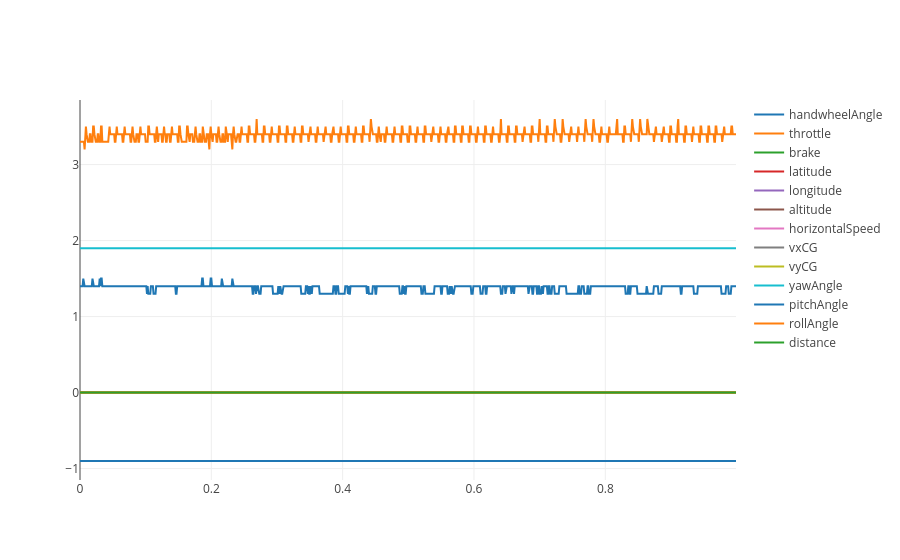

This figure's notebook cell:
### Code cell
data = []

time = df['time'].values

length = 1000

for sig_name in sig_names[1:]:
    trace = plotly.graph_objs.Scatter(
        x = time[:length],
        y = df[sig_name].values[:length],
        name = sig_name
    )
    data.append(trace)

plotly.offline.iplot(data)

### Figure 1 — Plotly figure (JSON) as saved in the notebook; plotly's stock layout.template omitted (floating-point values rounded to 4 significant figures; data arrays with more than 128 entries replaced by an {"elided": "..."} marker saying what was removed)
{"data": [{"name": "handwheelAngle", "type": "scatter", "uid": "eb0c1a99-2f52-4b11-9759-e8e68af0761b", "x": {"elided": "1000 float values"}, "y": {"elided": "1000 float values"}}, {"name": "throttle", "type": "scatter", "uid": "8a4cb5af-b110-412e-aa35-d99f3ea435c7", "x": {"elided": "1000 float values"}, "y": {"elided": "1000 float values"}}, {"name": "brake", "type": "scatter", "uid": "25914e1a-0709-454d-89ca-4fecdd2bf4e0", "x": {"elided": "1000 float values"}, "y": {"elided": "1000 int values"}}, {"name": "latitude", "type": "scatter", "uid": "90489da6-7894-499c-b210-bdf37eb59da7", "x": {"elided": "1000 float values"}, "y": {"elided": "1000 null values"}}, {"name": "longitude", "type": "scatter", "uid": "d12af4bf-489c-4fcc-9ee7-ad80a7e1ca6c", "x": {"elided": "1000 float values"}, "y": {"elided": "1000 null values"}}, {"name": "altitude", "type": "scatter", "uid": "7ac0c919-0aad-4f18-bf5c-0223164da020", "x": {"elided": "1000 float values"}, "y": {"elided": "1000 null values"}}, {"name": "horizontalSpeed", "type": "scatter", "uid": "ef46f868-d5b5-4a5a-818d-f6cdb56a6961", "x": {"elided": "1000 float values"}, "y": {"elided": "1000 int values"}}, {"name": "vxCG", "type": "scatter", "uid": "111392e1-4936-476f-bf2c-eac1d76924dd", "x": {"elided": "1000 float values"}, "y": {"elided": "1000 int values"}}, {"name": "vyCG", "type": "scatter", "uid": "ffc2775d-f9ea-4b3c-8f03-7d446935ee85", "x": {"elided": "1000 float values"}, "y": {"elided": "1000 int values"}}, {"name": "yawAngle", "type": "scatter", "uid": "6c5918c2-d7f6-4995-b8a9-12e2758d6b3b", "x": {"elided": "1000 float values"}, "y": {"elided": "1000 float values"}}, {"name": "pitchAngle", "type": "scatter", "uid": "3e50d304-1745-47e5-bc57-e4a4df675f65", "x": {"elided": "1000 float values"}, "y": {"elided": "1000 float values"}}, {"name": "rollAngle", "type": "scatter", "uid": "ef42071c-e007-4f9b-992c-0917233ee31e", "x": {"elided": "1000 float values"}, "y": {"elided": "1000 int values"}}, {"name": "distance", "type": "scatter", "uid": "5eccd7c3-0a4c-49fa-88f6-6174fcdbe387", "x": {"elided": "1000 float values"}, "y": {"elided": "1000 int values"}}], "layout": {}}
